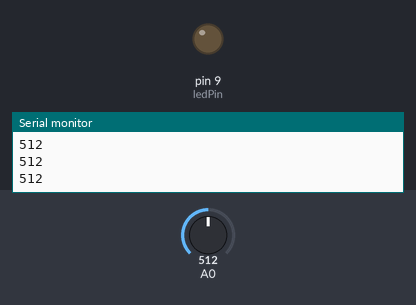
Bench run of a sketch on a simulated Arduino Uno, built with avr-gcc and run on an emulated ATmega328P. On the bench: output pins drawn as LEDs (lit = HIGH), the last lines printed to the serial monitor. The inputs (shaded band) are chosen by the test bench; at power-on: A0 = 512.

Above: at 1.2 s.
1.3 s: A0 set to 162
2.8 s: A0 set to 139
At 3.4 s:
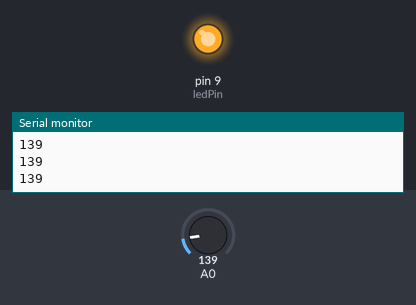
4.3 s: A0 set to 160
At 5.3 s:
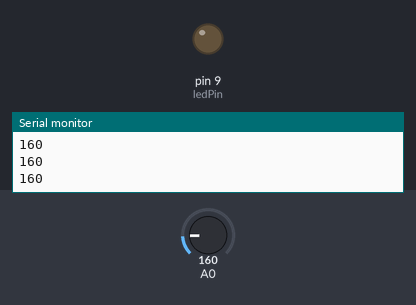
5.8 s: A0 set to 140
At 7.1 s:
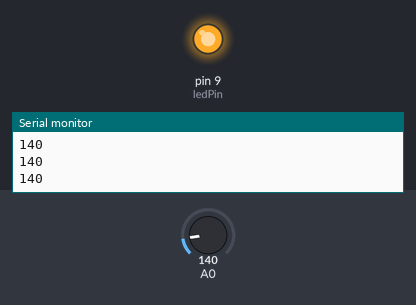
Timing chart, 0 to 8.3 s (numbered marks = the images above; inputs shaded):
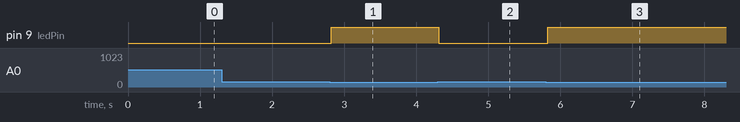

Measured:
- the behaviour switches between 150 and 149 on A0 (found by bisection; images 0 and 1)
- after the input at 2.8 s, pin 9 (ledPin): LOW → HIGH at once
- after the input at 4.3 s, pin 9 (ledPin): HIGH → LOW at once
- after the input at 5.8 s, pin 9 (ledPin): LOW → HIGH at once

The sketch:

code.ino
```cpp
int ledPin = 9;       //LED will be on pin ~9

void setup() {
  Serial.begin(9600);     //initialises serial communication (for debugging)
  pinMode(ledPin, OUTPUT);    //sets ledPin as OUTPUT

  //the PinMode statement may be redundant... but I'll leave it.

}

void loop() {
  int sensorRead = analogRead(A0);    //reads photosensor
  Serial.println(sensorRead);     //prints to Serial Monitor


  //map input of sensorRead range (400 - 1000) to the LED's range (0 - 255)
  int brightness = map(sensorRead, 400, 1000, 0, 255);


  // if sensorRead is over X, brightness = 0; else brightness = 255
  if (sensorRead < 150) {
    brightness = 255;
      //set LED's brightness to value 0 - 255
      analogWrite(ledPin, brightness);
      delay(30);      //delays for 30ms
  } else {
    brightness = 0;
      analogWrite(ledPin, brightness);
      delay(30);      //delays for 30ms
  }


}
```
